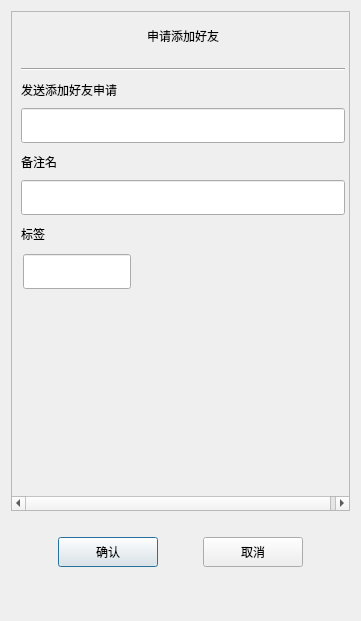
<?xml version="1.0" encoding="UTF-8"?>
<ui version="4.0">
 <class>AuthenFriend</class>
 <widget class="QDialog" name="AuthenFriend">
  <property name="geometry">
   <rect>
    <x>0</x>
    <y>0</y>
    <width>361</width>
    <height>621</height>
   </rect>
  </property>
  <property name="minimumSize">
   <size>
    <width>361</width>
    <height>621</height>
   </size>
  </property>
  <property name="windowTitle">
   <string>AuthenFriend</string>
  </property>
  <layout class="QVBoxLayout" name="verticalLayout">
   <item>
    <widget class="QScrollArea" name="scrollArea">
     <property name="minimumSize">
      <size>
       <width>0</width>
       <height>500</height>
      </size>
     </property>
     <property name="widgetResizable">
      <bool>true</bool>
     </property>
     <widget class="QWidget" name="scrollcontents_2">
      <property name="geometry">
       <rect>
        <x>0</x>
        <y>0</y>
        <width>342</width>
        <height>481</height>
       </rect>
      </property>
      <layout class="QVBoxLayout" name="verticalLayout_7">
       <property name="spacing">
        <number>11</number>
       </property>
       <property name="leftMargin">
        <number>0</number>
       </property>
       <property name="topMargin">
        <number>11</number>
       </property>
       <property name="rightMargin">
        <number>0</number>
       </property>
       <property name="bottomMargin">
        <number>11</number>
       </property>
       <item>
        <widget class="QLabel" name="apply_label_2">
         <property name="minimumSize">
          <size>
           <width>0</width>
           <height>25</height>
          </size>
         </property>
         <property name="maximumSize">
          <size>
           <width>16777215</width>
           <height>25</height>
          </size>
         </property>
         <property name="text">
          <string>申请添加好友</string>
         </property>
         <property name="alignment">
          <set>Qt::AlignCenter</set>
         </property>
        </widget>
       </item>
       <item>
        <widget class="QWidget" name="apply_widget_2" native="true">
         <layout class="QVBoxLayout" name="verticalLayout_8">
          <item>
           <widget class="Line" name="line_2">
            <property name="orientation">
             <enum>Qt::Horizontal</enum>
            </property>
           </widget>
          </item>
          <item>
           <widget class="QLabel" name="label_4">
            <property name="minimumSize">
             <size>
              <width>0</width>
              <height>25</height>
             </size>
            </property>
            <property name="maximumSize">
             <size>
              <width>16777215</width>
              <height>25</height>
             </size>
            </property>
            <property name="text">
             <string>发送添加好友申请</string>
            </property>
           </widget>
          </item>
          <item>
           <widget class="CustomizeEdit" name="name_edit_2">
            <property name="minimumSize">
             <size>
              <width>0</width>
              <height>35</height>
             </size>
            </property>
            <property name="maximumSize">
             <size>
              <width>16777215</width>
              <height>35</height>
             </size>
            </property>
           </widget>
          </item>
          <item>
           <widget class="QLabel" name="label_5">
            <property name="minimumSize">
             <size>
              <width>0</width>
              <height>25</height>
             </size>
            </property>
            <property name="maximumSize">
             <size>
              <width>16777215</width>
              <height>25</height>
             </size>
            </property>
            <property name="text">
             <string>备注名</string>
            </property>
           </widget>
          </item>
          <item>
           <widget class="CustomizeEdit" name="back_edit_2">
            <property name="minimumSize">
             <size>
              <width>0</width>
              <height>35</height>
             </size>
            </property>
            <property name="maximumSize">
             <size>
              <width>16777215</width>
              <height>35</height>
             </size>
            </property>
           </widget>
          </item>
          <item>
           <widget class="QLabel" name="label_6">
            <property name="minimumSize">
             <size>
              <width>0</width>
              <height>25</height>
             </size>
            </property>
            <property name="maximumSize">
             <size>
              <width>16777215</width>
              <height>25</height>
             </size>
            </property>
            <property name="text">
             <string>标签</string>
            </property>
           </widget>
          </item>
          <item>
           <widget class="QWidget" name="label_group_widget_2" native="true">
            <property name="minimumSize">
             <size>
              <width>0</width>
              <height>50</height>
             </size>
            </property>
            <property name="maximumSize">
             <size>
              <width>16777215</width>
              <height>16777215</height>
             </size>
            </property>
            <layout class="QVBoxLayout" name="verticalLayout_9">
             <property name="spacing">
              <number>0</number>
             </property>
             <property name="leftMargin">
              <number>0</number>
             </property>
             <property name="topMargin">
              <number>0</number>
             </property>
             <property name="rightMargin">
              <number>0</number>
             </property>
             <property name="bottomMargin">
              <number>0</number>
             </property>
             <item>
              <widget class="QWidget" name="grid_widget_2" native="true">
               <property name="minimumSize">
                <size>
                 <width>0</width>
                 <height>40</height>
                </size>
               </property>
               <property name="maximumSize">
                <size>
                 <width>16777215</width>
                 <height>40</height>
                </size>
               </property>
               <widget class="CustomizeEdit" name="label_edit_2">
                <property name="geometry">
                 <rect>
                  <x>2</x>
                  <y>2</y>
                  <width>108</width>
                  <height>35</height>
                 </rect>
                </property>
               </widget>
              </widget>
             </item>
             <item>
              <widget class="QWidget" name="input_widget_2" native="true">
               <property name="minimumSize">
                <size>
                 <width>0</width>
                 <height>35</height>
                </size>
               </property>
               <property name="maximumSize">
                <size>
                 <width>16777215</width>
                 <height>35</height>
                </size>
               </property>
               <layout class="QVBoxLayout" name="verticalLayout_10">
                <property name="spacing">
                 <number>0</number>
                </property>
                <property name="leftMargin">
                 <number>0</number>
                </property>
                <property name="topMargin">
                 <number>0</number>
                </property>
                <property name="rightMargin">
                 <number>0</number>
                </property>
                <property name="bottomMargin">
                 <number>0</number>
                </property>
                <item>
                 <widget class="ClickedOnceLabel" name="tip_label_2">
                  <property name="text">
                   <string/>
                  </property>
                 </widget>
                </item>
               </layout>
              </widget>
             </item>
            </layout>
           </widget>
          </item>
          <item>
           <widget class="QWidget" name="widget_2" native="true">
            <property name="minimumSize">
             <size>
              <width>0</width>
              <height>60</height>
             </size>
            </property>
            <layout class="QHBoxLayout" name="horizontalLayout_3">
             <property name="spacing">
              <number>7</number>
             </property>
             <property name="leftMargin">
              <number>0</number>
             </property>
             <property name="topMargin">
              <number>0</number>
             </property>
             <property name="rightMargin">
              <number>0</number>
             </property>
             <property name="bottomMargin">
              <number>0</number>
             </property>
             <item>
              <widget class="QWidget" name="label_list_2" native="true">
               <property name="minimumSize">
                <size>
                 <width>287</width>
                 <height>50</height>
                </size>
               </property>
               <property name="maximumSize">
                <size>
                 <width>287</width>
                 <height>50</height>
                </size>
               </property>
              </widget>
             </item>
             <item>
              <widget class="QWidget" name="more_label_widget_2" native="true">
               <property name="minimumSize">
                <size>
                 <width>30</width>
                 <height>0</height>
                </size>
               </property>
               <property name="maximumSize">
                <size>
                 <width>30</width>
                 <height>16777215</height>
                </size>
               </property>
               <layout class="QVBoxLayout" name="verticalLayout_11">
                <property name="spacing">
                 <number>0</number>
                </property>
                <property name="leftMargin">
                 <number>0</number>
                </property>
                <property name="topMargin">
                 <number>0</number>
                </property>
                <property name="rightMargin">
                 <number>0</number>
                </property>
                <property name="bottomMargin">
                 <number>0</number>
                </property>
                <item>
                 <spacer name="verticalSpacer_5">
                  <property name="orientation">
                   <enum>Qt::Vertical</enum>
                  </property>
                  <property name="sizeHint" stdset="0">
                   <size>
                    <width>20</width>
                    <height>40</height>
                   </size>
                  </property>
                 </spacer>
                </item>
                <item>
                 <widget class="ClickedOnceLabel" name="more_label_2">
                  <property name="minimumSize">
                   <size>
                    <width>25</width>
                    <height>25</height>
                   </size>
                  </property>
                  <property name="maximumSize">
                   <size>
                    <width>25</width>
                    <height>25</height>
                   </size>
                  </property>
                  <property name="text">
                   <string/>
                  </property>
                 </widget>
                </item>
                <item>
                 <spacer name="verticalSpacer_6">
                  <property name="orientation">
                   <enum>Qt::Vertical</enum>
                  </property>
                  <property name="sizeHint" stdset="0">
                   <size>
                    <width>20</width>
                    <height>40</height>
                   </size>
                  </property>
                 </spacer>
                </item>
               </layout>
              </widget>
             </item>
            </layout>
           </widget>
          </item>
         </layout>
        </widget>
       </item>
      </layout>
     </widget>
    </widget>
   </item>
   <item>
    <spacer name="verticalSpacer">
     <property name="orientation">
      <enum>Qt::Vertical</enum>
     </property>
     <property name="sizeType">
      <enum>QSizePolicy::Fixed</enum>
     </property>
     <property name="sizeHint" stdset="0">
      <size>
       <width>20</width>
       <height>10</height>
      </size>
     </property>
    </spacer>
   </item>
   <item>
    <widget class="QWidget" name="apply_sure_widget" native="true">
     <property name="minimumSize">
      <size>
       <width>0</width>
       <height>50</height>
      </size>
     </property>
     <layout class="QHBoxLayout" name="horizontalLayout_4">
      <item>
       <spacer name="horizontalSpacer_4">
        <property name="orientation">
         <enum>Qt::Horizontal</enum>
        </property>
        <property name="sizeHint" stdset="0">
         <size>
          <width>40</width>
          <height>20</height>
         </size>
        </property>
       </spacer>
      </item>
      <item>
       <widget class="ClickedBtn" name="sure_btn_2">
        <property name="minimumSize">
         <size>
          <width>100</width>
          <height>30</height>
         </size>
        </property>
        <property name="maximumSize">
         <size>
          <width>100</width>
          <height>30</height>
         </size>
        </property>
        <property name="text">
         <string>确认</string>
        </property>
       </widget>
      </item>
      <item>
       <spacer name="horizontalSpacer_5">
        <property name="orientation">
         <enum>Qt::Horizontal</enum>
        </property>
        <property name="sizeHint" stdset="0">
         <size>
          <width>40</width>
          <height>20</height>
         </size>
        </property>
       </spacer>
      </item>
      <item>
       <widget class="ClickedBtn" name="cancel_btn_2">
        <property name="minimumSize">
         <size>
          <width>100</width>
          <height>30</height>
         </size>
        </property>
        <property name="maximumSize">
         <size>
          <width>100</width>
          <height>30</height>
         </size>
        </property>
        <property name="text">
         <string>取消</string>
        </property>
       </widget>
      </item>
      <item>
       <spacer name="horizontalSpacer_6">
        <property name="orientation">
         <enum>Qt::Horizontal</enum>
        </property>
        <property name="sizeHint" stdset="0">
         <size>
          <width>40</width>
          <height>20</height>
         </size>
        </property>
       </spacer>
      </item>
     </layout>
    </widget>
   </item>
   <item>
    <spacer name="verticalSpacer_2">
     <property name="orientation">
      <enum>Qt::Vertical</enum>
     </property>
     <property name="sizeHint" stdset="0">
      <size>
       <width>20</width>
       <height>19</height>
      </size>
     </property>
    </spacer>
   </item>
  </layout>
 </widget>
 <customwidgets>
  <customwidget>
   <class>ClickedBtn</class>
   <extends>QPushButton</extends>
   <header location="global">ClickedBtn.h</header>
  </customwidget>
  <customwidget>
   <class>CustomizeEdit</class>
   <extends>QLineEdit</extends>
   <header location="global">CustomizeEdit.h</header>
  </customwidget>
  <customwidget>
   <class>ClickedOnceLabel</class>
   <extends>QLabel</extends>
   <header location="global">ClickedOnceLabel.h</header>
  </customwidget>
 </customwidgets>
 <resources/>
 <connections/>
</ui>
